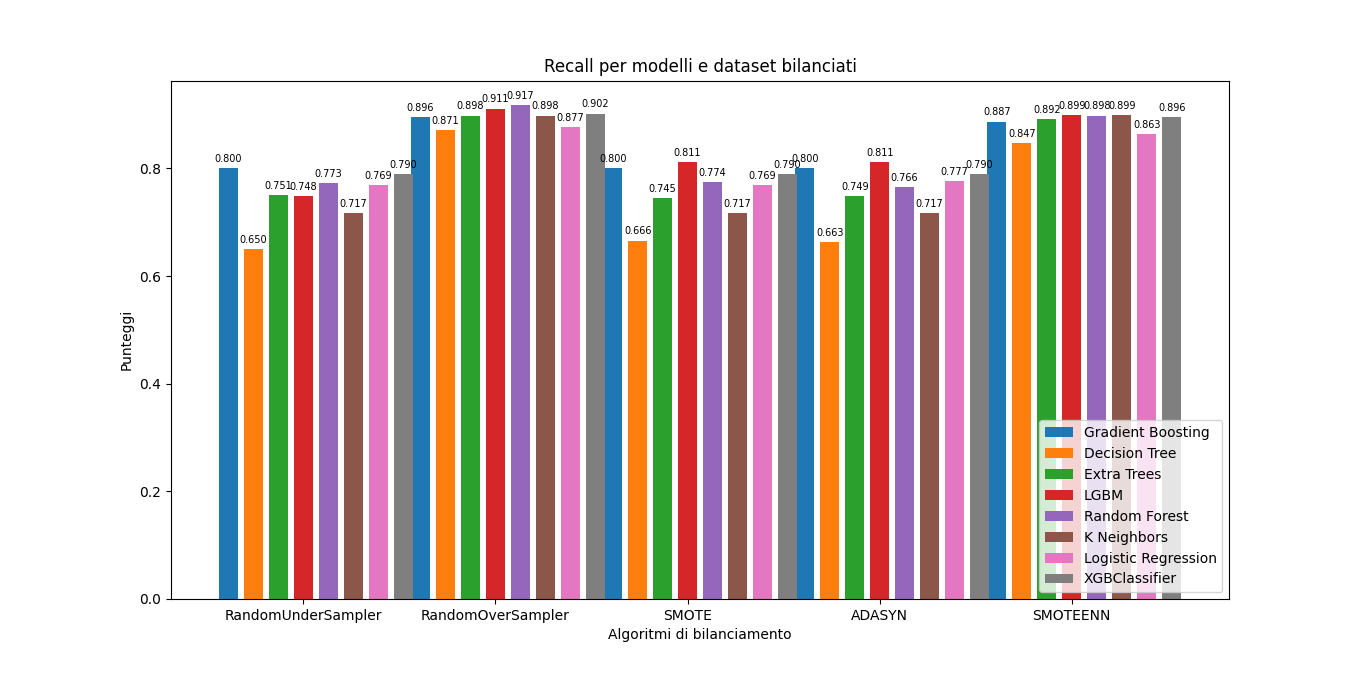

Write Python code to recreate this figure.
import numpy as np
import matplotlib.pyplot as plt

# Dati di esempio
labels = ['RandomUnderSampler', 'RandomOverSampler', 'SMOTE', 'ADASYN', 'SMOTEENN']  # Etichette delle categorie

gradientBoostingClassifier = [0.80, 0.896, 0.80, 0.80, 0.887]  # Dati per il primo gruppo
decisionTreeClassifier = [0.65, 0.871, 0.666, 0.663, 0.847]  # Dati per il secondo gruppo
extraTreesClassifier = [0.751, 0.898, 0.745, 0.749, 0.892]  # Dati per il terzo gruppo
LGBMClassifier = [0.748, 0.911, 0.811, 0.811, 0.899]  # Dati per il quarto gruppo
randomForestClassifier = [0.773, 0.917, 0.774, 0.766, 0.898]  # Dati per il quinto gruppo
kNeighborsClassifier = [0.717, 0.898, 0.717, 0.717, 0.899]  # Dati per il sesto gruppo
logisticRegression = [0.769, 0.877, 0.769, 0.7769, 0.863]  # Dati per il settimo gruppo
XGBClassifier = [0.790, 0.902, 0.790, 0.790, 0.896]  # Dati per l'ottavo gruppo

# Impostazione dei parametri delle barre
x = np.arange(len(labels))  # La posizione delle etichette sulle ascisse
width = 0.10  # Larghezza delle barre
spacing = 0.03  # Spaziatura aggiuntiva tra le barre

fig, ax = plt.subplots(figsize=(12, 8))  # Imposta la dimensione del grafico

# Creazione delle barre con offset e spaziatura
bar1 = ax.bar(x - 3*width - 3*spacing, gradientBoostingClassifier, width, label='Gradient Boosting')
bar2 = ax.bar(x - 2*width - 2*spacing, decisionTreeClassifier, width, label='Decision Tree')
bar3 = ax.bar(x - width - spacing, extraTreesClassifier, width, label='Extra Trees')
bar4 = ax.bar(x, LGBMClassifier, width, label='LGBM')
bar5 = ax.bar(x + width + spacing, randomForestClassifier, width, label='Random Forest')
bar6 = ax.bar(x + 2*width + 2*spacing, kNeighborsClassifier, width, label='K Neighbors')
bar7 = ax.bar(x + 3*width + 3*spacing, logisticRegression, width, label='Logistic Regression')
bar8 = ax.bar(x + 4*width + 4*spacing, XGBClassifier, width, label='XGBClassifier')

# Aggiunta delle etichette e del titolo
ax.set_xlabel('Algoritmi di bilanciamento')
ax.set_ylabel('Punteggi')
ax.set_title('Recall per modelli e dataset bilanciati')
ax.set_xticks(x)
ax.set_xticklabels(labels)
ax.legend(loc='lower right')  # Posiziona la legenda in alto a sinistra

# Aggiunta dei valori sopra le barre (opzionale)
def autolabel(bars):
    """Aggiunge i valori sopra le barre"""
    for bar in bars:
        height = bar.get_height()
        ax.annotate(f'{height:.3f}',  # Formatta con 3 cifre decimali
                    xy=(bar.get_x() + bar.get_width() / 2, height),
                    xytext=(0, 3),  # 3 punti di offset verticale
                    textcoords="offset points",
                    ha='center', va='bottom',fontsize=7)

autolabel(bar1)
autolabel(bar2)
autolabel(bar3)
autolabel(bar4)
autolabel(bar5)
autolabel(bar6)
autolabel(bar7)
autolabel(bar8)

# Mostra il grafico
plt.show()
